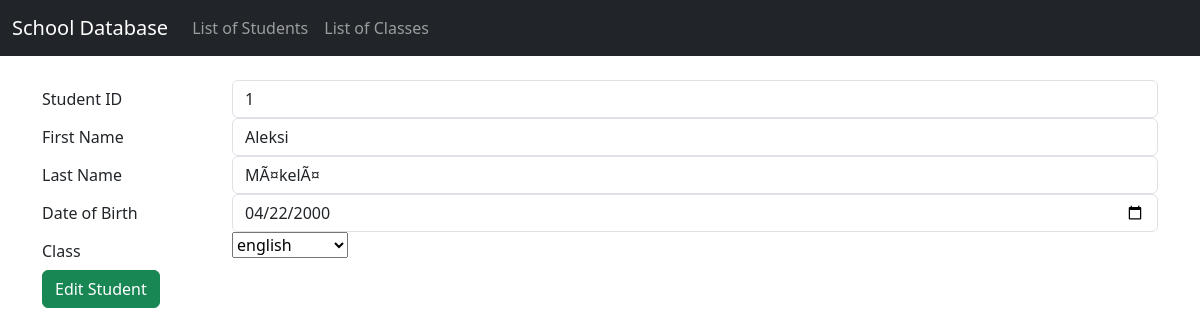
/studentsCRUD/students/edit.php?studentID=1, run on the app's committed database.
### tables this page shows
CREATE TABLE `students` (
  `studentID` int(11) NOT NULL,
  `firstName` varchar(255) NOT NULL,
  `lastName` varchar(255) NOT NULL,
  `dateOfBirth` date NOT NULL,
  `class` int(11) NOT NULL
);

### studentsCRUD/students/edit.php (the view, shortened to what this page needs)
<?php
require_once("../db_config.php");
$studentID = $_GET["studentID"];
$query = "SELECT * FROM students WHERE studentID = :studentID LIMIT 1";
$result = $db_connection->prepare($query);
$result->execute([
  "studentID" => $studentID
]);
$result = $result->fetch();
$classQuery = "SELECT * FROM classes";
$classQueryResult = $db_connection->query($classQuery);
?>
<!DOCTYPE html>
<html lang="en">
<head>
  <link href="https://cdn.jsdelivr.net/npm/bootstrap@5.3.2/dist/css/bootstrap.min.css" rel="stylesheet"
>
</head>
<body>
<?php include "../nav.php" ?>
  <br>
  <div class="container">
    <form method="POST" action="update.php">
      <div class="form-group row">
        <label for="studentID" class="col-sm-2 col-form-label">Student ID</label>
        <div class="col-sm-10">
          <input type="number" readonly class="form-control" id="studentID" name="studentID" value="<?php echo $result['studentID'] ?>">
        </div>
      </div>
      <div class="form-group row">
        <label for="firstName" class="col-sm-2 col-form-label">First Name</label>
        <div class="col-sm-10">
          <input type="text" class="form-control" id="firstName" name="firstName" value="<?php echo $result['firstName'] ?>">
        </div>
      </div>
      <div class="form-group row">
        <label for="lastName" class="col-sm-2 col-form-label">Last Name</label>
        <div class="col-sm-10">
          <input type="text" class="form-control" id="lastName" name="lastName" value="<?php echo $result['lastName'] ?>">
        </div>
      </div>
      <div class="form-group row">
        <label for="dateOfBirth" class="col-sm-2 col-form-label">Date of Birth</label>
        <div class="col-sm-10">
          <input type="date" class="form-control" id="dateOfBirth" name="dateOfBirth" value="<?php echo $result['dateOfBirth'] ?>">
        </div>
      </div>
      <div class="form-group row">
          <label for="class" class="col-sm-2 col-form-label">Class</label>
          <div class="col-sm-10">
            <select name="class" id="class">
                <?php
                foreach ($classQueryResult as $e) {
                  if($e['classID'] == $result['class']) {
                    echo "<option selected value='" . $e['classID'] . "'>". $e['className'] ."</option><br>";
                  } else {
                    echo "<option value='" . $e['classID'] . "'>". $e['className'] ."</option><br>";
                  }
                }
                ?>
            </select>
          </div>
        </div>
      <button type="submit" name="updateStudents" class="btn btn-success">Edit Student</button>
    </form>
  </div>
</body>
</html>

### data on the page
students: studentID "1", firstName "Aleksi", lastName "MÃ¤kelÃ¤", dateOfBirth "04/22/2000"

### other printed values
form field class "english"
